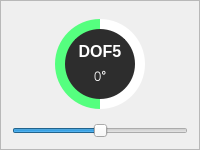
                         <widget class="QFrame" name="frame_16">
                          <property name="sizePolicy">
                           <sizepolicy hsizetype="Preferred" vsizetype="Fixed">
                            <horstretch>0</horstretch>
                            <verstretch>0</verstretch>
                           </sizepolicy>
                          </property>
                          <property name="minimumSize">
                           <size>
                            <width>0</width>
                            <height>150</height>
                           </size>
                          </property>
                          <property name="frameShape">
                           <enum>QFrame::StyledPanel</enum>
                          </property>
                          <property name="frameShadow">
                           <enum>QFrame::Raised</enum>
                          </property>
                          <layout class="QVBoxLayout" name="verticalLayout_30">
                           <item>
                            <widget class="QFrame" name="circularProgressBar_Main_5">
                             <property name="styleSheet">
                              <string notr="true">background-color: none;</string>
                             </property>
                             <property name="frameShape">
                              <enum>QFrame::NoFrame</enum>
                             </property>
                             <property name="frameShadow">
                              <enum>QFrame::Raised</enum>
                             </property>
                             <layout class="QHBoxLayout" name="horizontalLayout_18">
                              <property name="spacing">
                               <number>0</number>
                              </property>
                              <property name="leftMargin">
                               <number>0</number>
                              </property>
                              <property name="topMargin">
                               <number>0</number>
                              </property>
                              <property name="rightMargin">
                               <number>0</number>
                              </property>
                              <property name="bottomMargin">
                               <number>0</number>
                              </property>
                              <item>
                               <widget class="QFrame" name="circularProgress5">
                                <property name="sizePolicy">
                                 <sizepolicy hsizetype="Preferred" vsizetype="Preferred">
                                  <horstretch>80</horstretch>
                                  <verstretch>80</verstretch>
                                 </sizepolicy>
                                </property>
                                <property name="minimumSize">
                                 <size>
                                  <width>90</width>
                                  <height>90</height>
                                 </size>
                                </property>
                                <property name="maximumSize">
                                 <size>
                                  <width>90</width>
                                  <height>90</height>
                                 </size>
                                </property>
                                <property name="styleSheet">
                                 <string notr="true">QFrame{
	border-radius: 45px;	
	background-color: qconicalgradient(cx:0.5, cy:0.5, angle:270, stop:0.5 rgba(85,    255, 127, 255), stop:0.499 rgba(255, 255, 255, 255));
}</string>
                                </property>
                                <property name="frameShape">
                                 <enum>QFrame::NoFrame</enum>
                                </property>
                                <property name="frameShadow">
                                 <enum>QFrame::Raised</enum>
                                </property>
                                <layout class="QVBoxLayout" name="verticalLayout_28">
                                 <property name="leftMargin">
                                  <number>10</number>
                                 </property>
                                 <property name="topMargin">
                                  <number>10</number>
                                 </property>
                                 <property name="rightMargin">
                                  <number>10</number>
                                 </property>
                                 <property name="bottomMargin">
                                  <number>10</number>
                                 </property>
                                 <item>
                                  <widget class="QFrame" name="circularContainer_6">
                                   <property name="minimumSize">
                                    <size>
                                     <width>70</width>
                                     <height>70</height>
                                    </size>
                                   </property>
                                   <property name="maximumSize">
                                    <size>
                                     <width>70</width>
                                     <height>70</height>
                                    </size>
                                   </property>
                                   <property name="baseSize">
                                    <size>
                                     <width>0</width>
                                     <height>0</height>
                                    </size>
                                   </property>
                                   <property name="styleSheet">
                                    <string notr="true">QFrame{
	border-radius: 35px;	
	background-color: rgb(45, 45, 45);
}</string>
                                   </property>
                                   <property name="frameShape">
                                    <enum>QFrame::StyledPanel</enum>
                                   </property>
                                   <property name="frameShadow">
                                    <enum>QFrame::Raised</enum>
                                   </property>
                                   <layout class="QVBoxLayout" name="verticalLayout_29">
                                    <property name="spacing">
                                     <number>0</number>
                                    </property>
                                    <property name="leftMargin">
                                     <number>10</number>
                                    </property>
                                    <property name="topMargin">
                                     <number>10</number>
                                    </property>
                                    <property name="rightMargin">
                                     <number>10</number>
                                    </property>
                                    <property name="bottomMargin">
                                     <number>10</number>
                                    </property>
                                    <item>
                                     <widget class="QLabel" name="label_8">
                                      <property name="font">
                                       <font>
                                        <family>MS Shell Dlg 2</family>
                                        <pointsize>12</pointsize>
                                        <weight>9</weight>
                                        <italic>false</italic>
                                        <bold>false</bold>
                                       </font>
                                      </property>
                                      <property name="styleSheet">
                                       <string notr="true">font: 75 12pt &quot;MS Shell Dlg 2&quot;;
color: rgb(255, 255, 255);</string>
                                      </property>
                                      <property name="text">
                                       <string>&lt;html&gt;&lt;head/&gt;&lt;body&gt;&lt;p align=&quot;center&quot;&gt;&lt;span style=&quot; font-weight:600;&quot;&gt;DOF5&lt;/span&gt;&lt;/p&gt;&lt;/body&gt;&lt;/html&gt;</string>
                                      </property>
                                     </widget>
                                    </item>
                                    <item>
                                     <widget class="QLabel" name="labelPercentage5">
                                      <property name="font">
                                       <font>
                                        <family>Roboto Thin</family>
                                        <pointsize>68</pointsize>
                                       </font>
                                      </property>
                                      <property name="styleSheet">
                                       <string notr="true">background-color: none;
color: #FFFFFF</string>
                                      </property>
                                      <property name="text">
                                       <string>&lt;html&gt;&lt;head/&gt;&lt;body&gt;&lt;p align=&quot;center&quot;&gt;&lt;span style=&quot; font-size:10pt; font-weight:600;&quot;&gt;0°&lt;/span&gt;&lt;/p&gt;&lt;/body&gt;&lt;/html&gt;</string>
                                      </property>
                                      <property name="alignment">
                                       <set>Qt::AlignCenter</set>
                                      </property>
                                     </widget>
                                    </item>
                                   </layout>
                                  </widget>
                                 </item>
                                </layout>
                               </widget>
                              </item>
                             </layout>
                            </widget>
                           </item>
                           <item>
                            <widget class="QSlider" name="S5">
                             <property name="styleSheet">
                              <string notr="true"/>
                             </property>
                             <property name="minimum">
                              <number>-11800</number>
                             </property>
                             <property name="maximum">
                              <number>11800</number>
                             </property>
                             <property name="pageStep">
                              <number>10</number>
                             </property>
                             <property name="orientation">
                              <enum>Qt::Horizontal</enum>
                             </property>
                            </widget>
                           </item>
                          </layout>
                         </widget>
